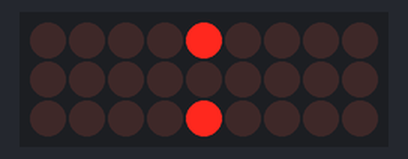
Recording of a sketch running on a simulated Arduino Uno, built with avr-gcc and run on an emulated ATmega328P. Shown: 9×3 LED matrix. Wiring (inferred from the names in the program): LED cube drawn one layer per row (orientation assumed): layers A1, A2, A4; columns pin 2, pin 4, A5, pin 6, pin 5, A0, pin 10, pin 7, pin 11.

Above: at 0.2 s.
At 1.6 s:
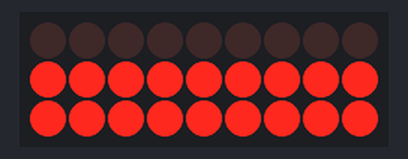
At 3.1 s:
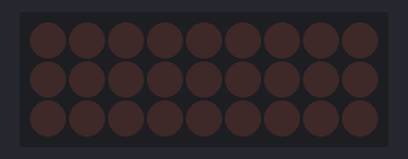
At 9.1 s:
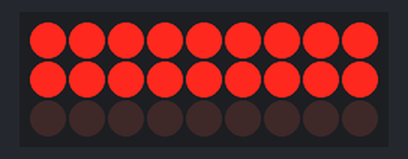

The sketch:

cube_designs.ino
```cpp
/*
  3x3x3 LED cube
 */

//intializing and declaring layers
int layer[3]={
  A1,A2,A4};
//initializing and declaring leds, bottom right is led[0]
int led[9]={
  2,4,A5,6,5,A0,10,7,11};

int time = 1500;


void setup() {
  //setting leds to ouput
  for(int i = 0; i<9; i++)
  {
    pinMode(led[i], OUTPUT);
  }

  //setting layers to output
  for(int i = 0; i<3; i++)
  {
    pinMode(layer[i], OUTPUT);
  }

}
//++++++++++++++MAIN FUNCTION+++++++++++
void loop() {

  for(int j=0; j<=6;  j++){
     face(j);
     delay(time);
  }

}


//+++++++++FUNCTIONS++++++++++

/////////turn all off
void turnEverythingOff()
{
  for(int i = 0; i<9; i++)
  {
    digitalWrite(led[i], LOW);
  }
  for(int i = 0; i<3; i++)
  {
    digitalWrite(layer[i], HIGH);
  }
}

/* Side indices
*    bottom= 1
*    right = 2
*    front = 3
*    left  = 4
*    back  = 5
*    top   = 6
*   default is center LED on
*/
void face(int side)
{
 turnEverythingOff();
 switch (side){
   case 1:
     bottom();
     break;
   case 2:
     right();
     break;
   case 3:
     front();
     break;
   case 4:
     left();
     break;
   case 5:
     back();
     break;
   case 6:
     top();
     break;
   default:
     center();
     break;
 }


}
//=================================================================

void center()
{
  digitalWrite(led[4], HIGH);
  digitalWrite(layer[1], LOW);
}

void bottom()
{
  for(int i = 0; i<9; i++)
  {
    digitalWrite(led[i], HIGH);
  }
  digitalWrite(layer[0], LOW);
  digitalWrite(layer[1], HIGH);
  digitalWrite(layer[2], HIGH);
}


void right()
{
  for(int i = 0; i<9; i=i+3)
  {
    digitalWrite(led[i], HIGH);
  }
  for(int i = 0; i<3; i++)
  {
    digitalWrite(layer[i], LOW);
  }
}

void front()
{
  for(int i = 0; i<3; i=i+1)
  {
    digitalWrite(led[i], HIGH);
  }
  for(int i = 0; i<3; i++)
  {
    digitalWrite(layer[i], LOW);
  }
}

void left()
{
  for(int i = 2; i<9; i=i+3)
  {
    digitalWrite(led[i], HIGH);
  }
  for(int i = 0; i<3; i++)
  {
    digitalWrite(layer[i], LOW);
  }
}

void back()
{
  for(int i = 6; i<9; i=i+1)
  {
    digitalWrite(led[i], HIGH);
  }
  for(int i = 0; i<3; i++)
  {
    digitalWrite(layer[i], LOW);
  }
}

void top()
{
  for(int i = 0; i<9; i++)
  {
    digitalWrite(led[i], HIGH);
  }
  digitalWrite(layer[0], HIGH);
  digitalWrite(layer[1], HIGH);
  digitalWrite(layer[2], LOW);
}

//=================================================================

void iterate()
{
  turnEverythingOff();

  for(int j=0; j<3; j++){
    turnEverythingOff();
    digitalWrite(layer[j], LOW);
    for(int i=0; i<9; i++){
      digitalWrite(led[i], HIGH);
      delay(time);
    }
  }


  delay(time);

}

void wink()
{
   digitalWrite(layer[1], HIGH);
  digitalWrite(layer[2], HIGH);
  digitalWrite(led[0], HIGH);
  delay(2*time);

  digitalWrite(led[0], LOW);
  delay(1*time);
}
```

Measured:
- by itself, everything shown: repeats every 10.5 s, in 4 steps
- what the display in image 0 shows lasts 1.4 s, from 0.2 s to 1.6 s
- what the display in image 1 shows lasts 1.5 s, from 1.6 s to 3.1 s
- what the display in image 2 shows lasts 5.9 s, from 3.1 s to 9.0 s
